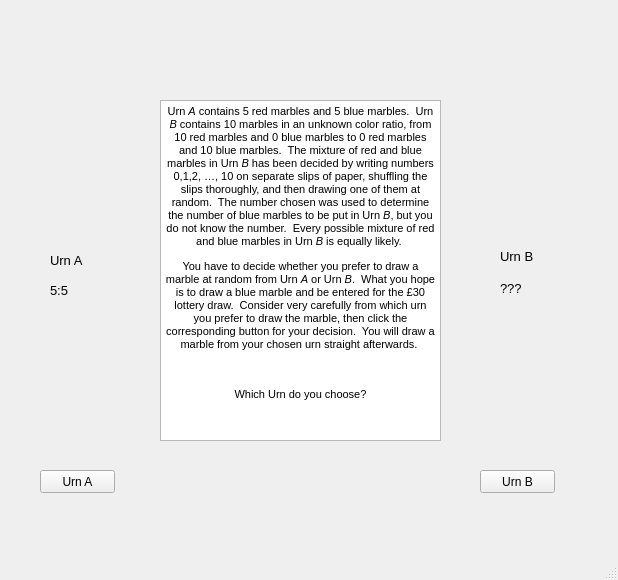
<?xml version="1.0" encoding="UTF-8"?>
<ui version="4.0">
 <class>MainWindow</class>
 <widget class="QMainWindow" name="MainWindow">
  <property name="geometry">
   <rect>
    <x>0</x>
    <y>0</y>
    <width>618</width>
    <height>580</height>
   </rect>
  </property>
  <property name="windowTitle">
   <string>MainWindow</string>
  </property>
  <widget class="QWidget" name="centralwidget">
   <widget class="QLabel" name="UrnBLabel">
    <property name="geometry">
     <rect>
      <x>500</x>
      <y>250</y>
      <width>47</width>
      <height>13</height>
     </rect>
    </property>
    <property name="font">
     <font>
      <pointsize>10</pointsize>
     </font>
    </property>
    <property name="text">
     <string>Urn B</string>
    </property>
   </widget>
   <widget class="QLabel" name="FiveFive">
    <property name="geometry">
     <rect>
      <x>50</x>
      <y>280</y>
      <width>41</width>
      <height>21</height>
     </rect>
    </property>
    <property name="font">
     <font>
      <pointsize>10</pointsize>
     </font>
    </property>
    <property name="text">
     <string>5:5</string>
    </property>
   </widget>
   <widget class="QLabel" name="UrnLeft">
    <property name="geometry">
     <rect>
      <x>30</x>
      <y>100</y>
      <width>91</width>
      <height>151</height>
     </rect>
    </property>
    <property name="text">
     <string/>
    </property>
    <property name="pixmap">
     <pixmap>../Urn.PNG</pixmap>
    </property>
    <property name="scaledContents">
     <bool>true</bool>
    </property>
   </widget>
   <widget class="QLabel" name="UrnALabel">
    <property name="geometry">
     <rect>
      <x>50</x>
      <y>250</y>
      <width>41</width>
      <height>21</height>
     </rect>
    </property>
    <property name="font">
     <font>
      <pointsize>10</pointsize>
     </font>
    </property>
    <property name="text">
     <string>Urn A</string>
    </property>
   </widget>
   <widget class="QLabel" name="UrnRight">
    <property name="geometry">
     <rect>
      <x>480</x>
      <y>100</y>
      <width>91</width>
      <height>151</height>
     </rect>
    </property>
    <property name="text">
     <string/>
    </property>
    <property name="pixmap">
     <pixmap>../Urn.PNG</pixmap>
    </property>
    <property name="scaledContents">
     <bool>true</bool>
    </property>
   </widget>
   <widget class="QPushButton" name="UrnAButton">
    <property name="geometry">
     <rect>
      <x>40</x>
      <y>470</y>
      <width>75</width>
      <height>23</height>
     </rect>
    </property>
    <property name="text">
     <string>Urn A</string>
    </property>
   </widget>
   <widget class="QPushButton" name="UrnBButton">
    <property name="geometry">
     <rect>
      <x>480</x>
      <y>470</y>
      <width>75</width>
      <height>23</height>
     </rect>
    </property>
    <property name="text">
     <string>Urn B</string>
    </property>
   </widget>
   <widget class="QTextBrowser" name="Instructions">
    <property name="geometry">
     <rect>
      <x>160</x>
      <y>100</y>
      <width>281</width>
      <height>341</height>
     </rect>
    </property>
    <property name="html">
     <string>&lt;!DOCTYPE HTML PUBLIC &quot;-//W3C//DTD HTML 4.0//EN&quot; &quot;http://www.w3.org/TR/REC-html40/strict.dtd&quot;&gt;
&lt;html&gt;&lt;head&gt;&lt;meta name=&quot;qrichtext&quot; content=&quot;1&quot; /&gt;&lt;style type=&quot;text/css&quot;&gt;
p, li { white-space: pre-wrap; }
&lt;/style&gt;&lt;/head&gt;&lt;body style=&quot; font-family:'MS Shell Dlg 2'; font-size:8.25pt; font-weight:400; font-style:normal;&quot;&gt;
&lt;p align=&quot;center&quot; style=&quot; margin-top:12px; margin-bottom:12px; margin-left:0px; margin-right:0px; -qt-block-indent:0; text-indent:0px;&quot;&gt;&lt;span style=&quot; font-size:8pt;&quot;&gt;Urn &lt;/span&gt;&lt;span style=&quot; font-size:8pt; font-style:italic;&quot;&gt;A&lt;/span&gt;&lt;span style=&quot; font-size:8pt;&quot;&gt; contains 5 red marbles and 5 blue marbles.  Urn &lt;/span&gt;&lt;span style=&quot; font-size:8pt; font-style:italic;&quot;&gt;B&lt;/span&gt;&lt;span style=&quot; font-size:8pt;&quot;&gt; contains 10 marbles in an unknown color ratio, from 10 red marbles and 0 blue marbles to 0 red marbles and 10 blue marbles.  The mixture of red and blue marbles in Urn &lt;/span&gt;&lt;span style=&quot; font-size:8pt; font-style:italic;&quot;&gt;B&lt;/span&gt;&lt;span style=&quot; font-size:8pt;&quot;&gt; has been decided by writing numbers 0,1,2, …, 10 on separate slips of paper, shuffling the slips thoroughly, and then drawing one of them at random.  The number chosen was used to determine the number of blue marbles to be put in Urn &lt;/span&gt;&lt;span style=&quot; font-size:8pt; font-style:italic;&quot;&gt;B&lt;/span&gt;&lt;span style=&quot; font-size:8pt;&quot;&gt;, but you do not know the number.  Every possible mixture of red and blue marbles in Urn &lt;/span&gt;&lt;span style=&quot; font-size:8pt; font-style:italic;&quot;&gt;B&lt;/span&gt;&lt;span style=&quot; font-size:8pt;&quot;&gt; is equally likely. &lt;/span&gt;&lt;/p&gt;
&lt;p align=&quot;center&quot; style=&quot; margin-top:12px; margin-bottom:12px; margin-left:0px; margin-right:0px; -qt-block-indent:0; text-indent:0px;&quot;&gt;&lt;span style=&quot; font-size:8pt;&quot;&gt;You have to decide whether you prefer to draw a marble at random from Urn &lt;/span&gt;&lt;span style=&quot; font-size:8pt; font-style:italic;&quot;&gt;A&lt;/span&gt;&lt;span style=&quot; font-size:8pt;&quot;&gt; or Urn &lt;/span&gt;&lt;span style=&quot; font-size:8pt; font-style:italic;&quot;&gt;B&lt;/span&gt;&lt;span style=&quot; font-size:8pt;&quot;&gt;.  What you hope is to draw a blue marble and be entered for the £30 lottery draw.  Consider very carefully from which urn you prefer to draw the marble, then click the corresponding button for your decision.  You will draw a marble from your chosen urn straight afterwards. &lt;/span&gt;&lt;/p&gt;
&lt;p align=&quot;center&quot; style=&quot;-qt-paragraph-type:empty; margin-top:12px; margin-bottom:12px; margin-left:0px; margin-right:0px; -qt-block-indent:0; text-indent:0px; font-size:8pt;&quot;&gt;&lt;br /&gt;&lt;/p&gt;
&lt;p align=&quot;center&quot; style=&quot; margin-top:12px; margin-bottom:12px; margin-left:0px; margin-right:0px; -qt-block-indent:0; text-indent:0px;&quot;&gt;&lt;span style=&quot; font-size:8pt;&quot;&gt;Which Urn do you choose?&lt;/span&gt;&lt;/p&gt;&lt;/body&gt;&lt;/html&gt;</string>
    </property>
   </widget>
   <widget class="QLabel" name="Unknown">
    <property name="geometry">
     <rect>
      <x>500</x>
      <y>280</y>
      <width>31</width>
      <height>16</height>
     </rect>
    </property>
    <property name="font">
     <font>
      <pointsize>10</pointsize>
     </font>
    </property>
    <property name="text">
     <string>???</string>
    </property>
   </widget>
  </widget>
  <widget class="QMenuBar" name="menubar">
   <property name="geometry">
    <rect>
     <x>0</x>
     <y>0</y>
     <width>618</width>
     <height>21</height>
    </rect>
   </property>
  </widget>
  <widget class="QStatusBar" name="statusbar"/>
 </widget>
 <resources/>
 <connections/>
</ui>
